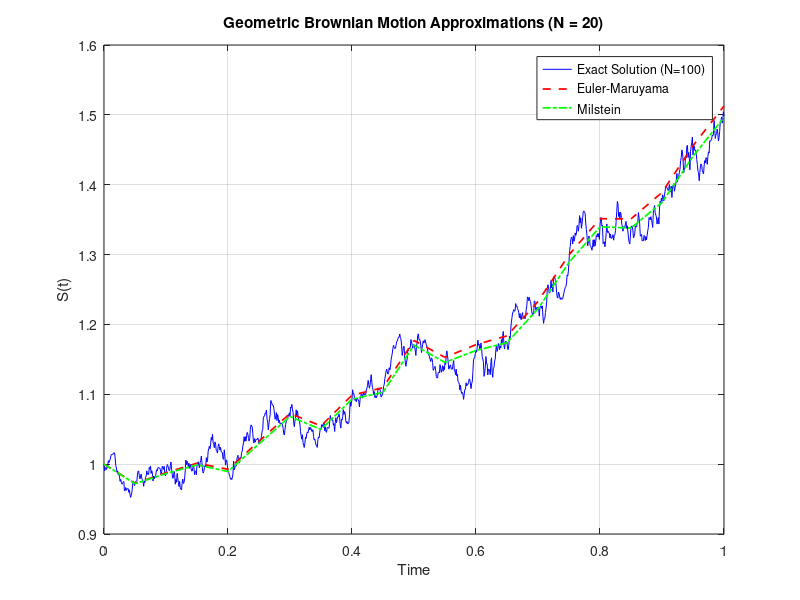
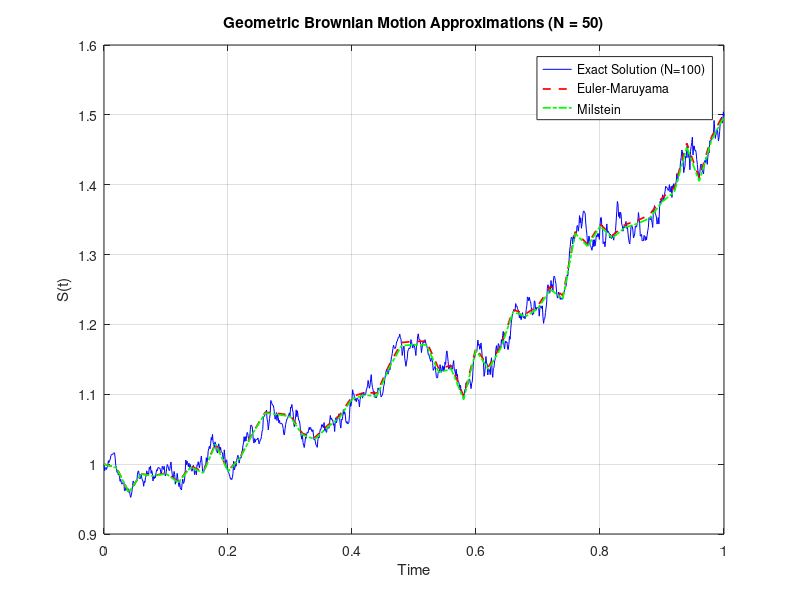
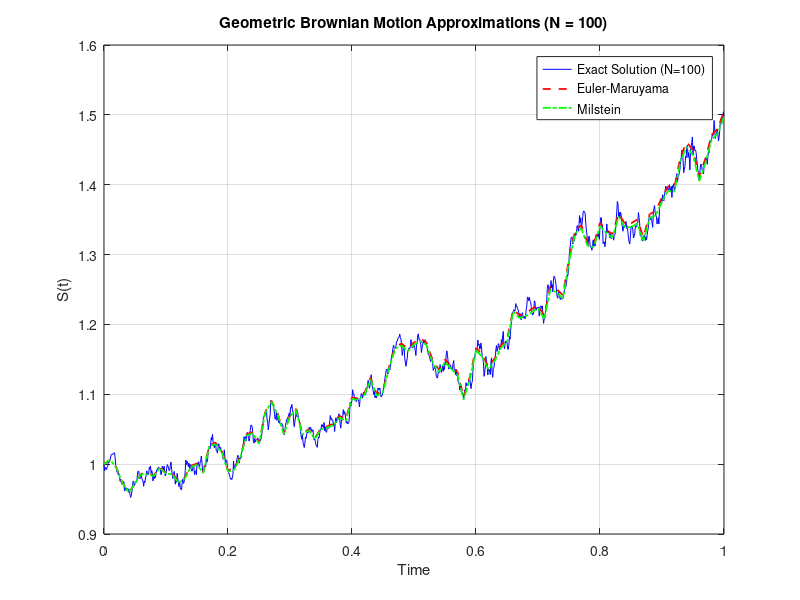
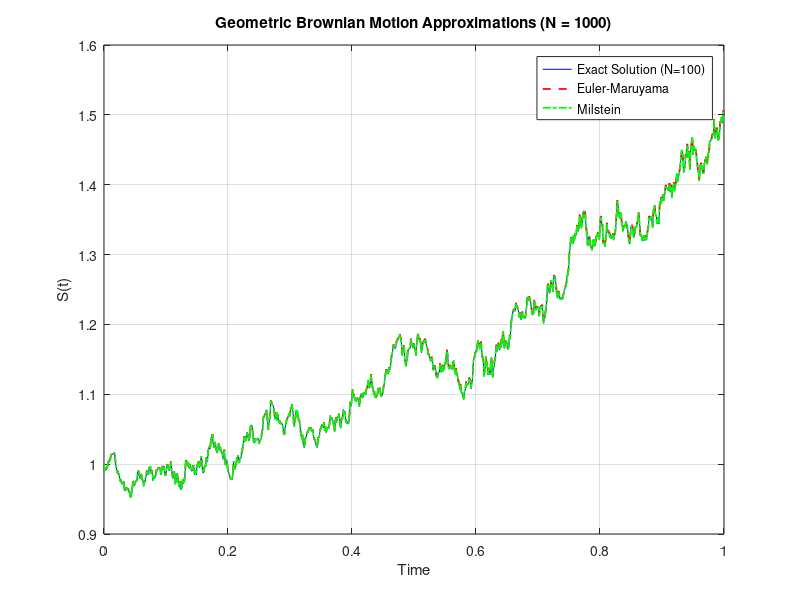

Source code (MATLAB) for these figures, in order:
% Parameters
T = 1;                % Time horizon
mu = 0.1;             % Drift coefficient
sigma = 0.2;          % Volatility coefficient
S0 = 1;               % Initial value of the process
N_values = [20, 50, 100,1000]; % Different time step counts for approximations
N_exact = 1000;        % Fixed time step count for exact solution
N_max = max([N_values, N_exact]); % Maximum N for Brownian motion simulation

% Simulate Brownian motion at high resolution
dt_max = T / N_max;                % Time step size for maximum N
dW_max = sqrt(dt_max) * randn(1, N_max); % Increments of Wiener process
W_max = [0, cumsum(dW_max)];       % Wiener process

% Exact solution at N_exact time steps
idx_exact = round(linspace(1, N_max+1, N_exact+1));
t_exact = linspace(0, T, N_exact+1);      % Time vector for exact solution
W_exact = W_max(idx_exact);               % Brownian motion at exact time steps
S_exact = S0 * exp((mu - 0.5 * sigma^2) * t_exact + sigma * W_exact);


% Preallocate error storage
absolute_errors_em = zeros(length(N_values), 1);
absolute_errors_milstein = zeros(length(N_values), 1);
rmse_errors_em = zeros(length(N_values), 1);
rmse_errors_milstein = zeros(length(N_values), 1);


% Loop through different N values for approximations
for idx = 1:length(N_values)
    N = N_values(idx);
    dt = T / N;                   % Time step size for approximation
    t = linspace(0, T, N+1);      % Time vector for approximation
    
    % Get indices for approximation time steps
    idx_approx = round(linspace(1, N_max+1, N+1));
    W_approx = W_max(idx_approx);              % Brownian motion at approximation steps
    dW = diff(W_approx);                       % Increments for approximation
    
    % Preallocate arrays
    S_em = zeros(1, N+1);         % Euler-Maruyama approximation
    S_milstein = zeros(1, N+1);   % Milstein approximation
    
    % Initial condition
    S_em(1) = S0;
    S_milstein(1) = S0;
    
    % Compute Euler-Maruyama and Milstein approximations
    for i = 1:N
        % Euler-Maruyama approximation
        S_em(i+1) = S_em(i) + mu * S_em(i) * dt + sigma * S_em(i) * dW(i);
        
        % Milstein approximation
        S_milstein(i+1) = S_milstein(i) + mu * S_milstein(i) * dt + sigma * S_milstein(i) * dW(i) ...
                          + 0.5 * sigma^2 * S_milstein(i) * (dW(i)^2 - dt);
    end
    
    % Interpolate exact solution to match approximation time steps
    S_exact_interp = interp1(t_exact, S_exact, t, 'linear');
   
 % Compute maximum absolute error
    absolute_errors_em(idx) = max(abs(S_em - S_exact_interp));
    absolute_errors_milstein(idx) = max(abs(S_milstein - S_exact_interp));

   % Compute RMSE
    rmse_errors_em(idx) = sqrt(mean((S_em - S_exact_interp).^2));
    rmse_errors_milstein(idx) = sqrt(mean((S_milstein - S_exact_interp).^2));

    % Print errors for this N (optional)
    fprintf('N = %d: Max Error (EM) = %.5f, Max Error (Milstein) = %.5f\n', ...
            N, absolute_errors_em(idx), absolute_errors_milstein(idx));
    fprintf('N = %d: RMSE (EM) = %.5f, RMSE (Milstein) = %.5f\n', ...
            N, rmse_errors_em(idx), rmse_errors_milstein(idx));



    % Plotting results
    figure;
    plot(t_exact, S_exact, 'b-', 'LineWidth', 0.7); hold on;
    plot(t, S_em, 'r--', 'LineWidth', 1.25);
    plot(t, S_milstein, 'g-.', 'LineWidth', 1.25);
    legend('Exact Solution (N=100)', 'Euler-Maruyama', 'Milstein', 'Location', 'Best');
    xlabel('Time');
    ylabel('S(t)');
    title(sprintf('Geometric Brownian Motion Approximations (N = %d)', N));
    grid on;
end


% Plot errors against N values
figure;
loglog(N_values, absolute_errors_em, 'r-o', 'LineWidth', 1.5); hold on;
loglog(N_values, absolute_errors_milstein, 'g-s', 'LineWidth', 1.5);
loglog(N_values, rmse_errors_em, 'm-^', 'LineWidth', 1.5);
loglog(N_values, rmse_errors_milstein, 'c-v', 'LineWidth', 1.5);
legend('Max Error (Euler-Maruyama)', 'Max Error (Milstein)', ...
       'RMSE (Euler-Maruyama)', 'RMSE (Milstein)', 'Location', 'Best');
xlabel('Number of Time Steps (N) (log scale)');
ylabel('Error (log scale)');
title('Error vs Time Step Count');
grid on;